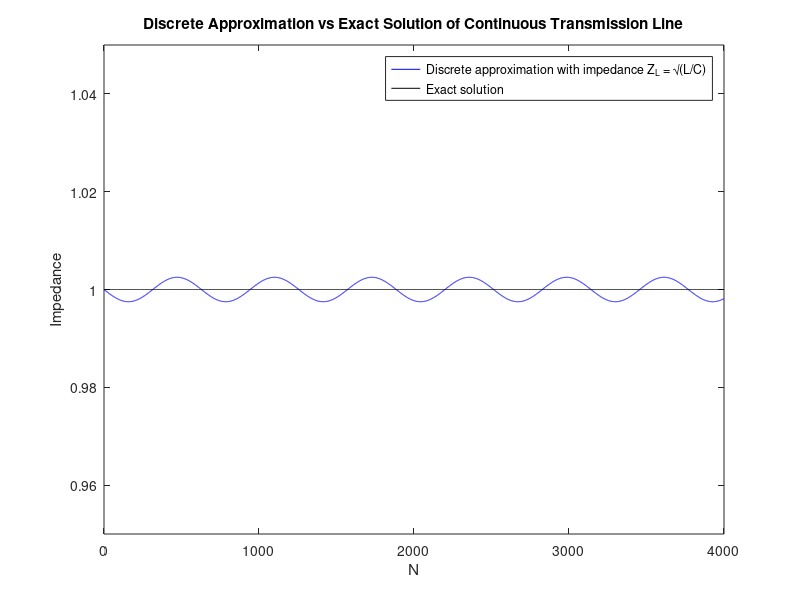

MATLAB code to generate this figure:
clear
n=4000;
w=0.005;
L=1;
C=1;
V_0=1;
Z_L=sqrt(L/C);
t=(2*pi/w)/4;

Z=zeros(1,n);
Z(1)=Z_L;

for i=1:n
Z(i+1)=(j*w*L)+(Z(i))/(((j*w*C)*Z(i))+1);
end

Zb = ones(1,n+1);
Z2(length(Zb)) = Zb(end);
for i = [1:i]
d = ones(1,n+1)+i*(1/4);
end

for i = [length(Zb):-1:2]
    r = Z2(i)/Zb(i-1);
    R = exp(-4*pi*1i*d(i-1))*(r - 1)/(r + 1);
    Z2(i-1) = Zb(i-1)*(1 + R)/(1 - R);
end

x = linspace(0,n,length(Z)); % x coordinate of spatial samples
figure(1);
plot(x,Z,'b');
hold on;
plot(x,Z2,'k');
title('Discrete Approximation vs Exact Solution of Continuous Transmission Line');
legend('Discrete approximation with impedance Z_L = \surd(L/C)','Exact solution');
xlabel('N');
ylabel('Impedance');
ylim([0.95 1.05]);
print('Final_Part_II_Figure_3','-dpdf','-fillpage')
drawnow;

